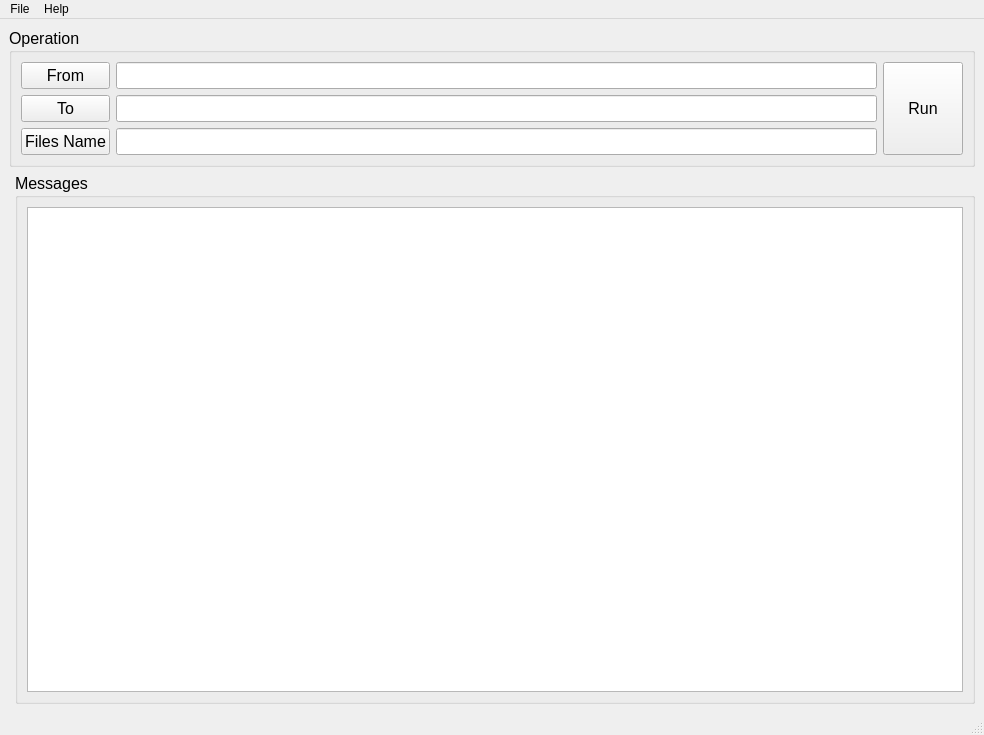
<?xml version="1.0" encoding="UTF-8"?>
<ui version="4.0">
 <class>MainWindow</class>
 <widget class="QMainWindow" name="MainWindow">
  <property name="geometry">
   <rect>
    <x>0</x>
    <y>0</y>
    <width>984</width>
    <height>735</height>
   </rect>
  </property>
  <property name="windowTitle">
   <string>操作界面</string>
  </property>
  <property name="windowIcon">
   <iconset>
    <normaloff>:/ch.ico</normaloff>:/ch.ico</iconset>
  </property>
  <property name="statusTip">
   <string>作者：Frank Chen</string>
  </property>
  <widget class="QWidget" name="centralwidget">
   <layout class="QGridLayout" name="gridLayout_3">
    <item row="0" column="0" colspan="2">
     <widget class="QGroupBox" name="groupBox">
      <property name="font">
       <font>
        <pointsize>12</pointsize>
       </font>
      </property>
      <property name="title">
       <string>Operation</string>
      </property>
      <layout class="QGridLayout" name="gridLayout">
       <item row="0" column="1">
        <widget class="QLineEdit" name="lineEdit"/>
       </item>
       <item row="1" column="1">
        <widget class="QLineEdit" name="lineEdit_2"/>
       </item>
       <item row="0" column="0">
        <widget class="QPushButton" name="pushButton">
         <property name="text">
          <string>From</string>
         </property>
        </widget>
       </item>
       <item row="1" column="0">
        <widget class="QPushButton" name="pushButton_2">
         <property name="text">
          <string>To</string>
         </property>
        </widget>
       </item>
       <item row="2" column="0">
        <widget class="QPushButton" name="pushButton_4">
         <property name="text">
          <string>Files Name</string>
         </property>
        </widget>
       </item>
       <item row="2" column="1">
        <widget class="QLineEdit" name="lineEdit_3"/>
       </item>
       <item row="0" column="2" rowspan="3">
        <widget class="QPushButton" name="pushButton_3">
         <property name="sizePolicy">
          <sizepolicy hsizetype="Fixed" vsizetype="Expanding">
           <horstretch>0</horstretch>
           <verstretch>0</verstretch>
          </sizepolicy>
         </property>
         <property name="text">
          <string>Run</string>
         </property>
        </widget>
       </item>
      </layout>
     </widget>
    </item>
    <item row="1" column="0">
     <layout class="QVBoxLayout" name="verticalLayout"/>
    </item>
    <item row="2" column="1">
     <widget class="QGroupBox" name="groupBox_2">
      <property name="font">
       <font>
        <pointsize>12</pointsize>
       </font>
      </property>
      <property name="title">
       <string>Messages</string>
      </property>
      <layout class="QGridLayout" name="gridLayout_2">
       <item row="0" column="0">
        <widget class="QTextBrowser" name="textBrowser"/>
       </item>
      </layout>
     </widget>
    </item>
   </layout>
  </widget>
  <widget class="QMenuBar" name="menubar">
   <property name="geometry">
    <rect>
     <x>0</x>
     <y>0</y>
     <width>984</width>
     <height>23</height>
    </rect>
   </property>
   <widget class="QMenu" name="menu">
    <property name="title">
     <string>File</string>
    </property>
    <addaction name="actionEdit"/>
    <addaction name="actionExport"/>
    <addaction name="actionImport"/>
    <addaction name="separator"/>
    <addaction name="actionExit"/>
    <addaction name="separator"/>
   </widget>
   <widget class="QMenu" name="menuHelp">
    <property name="title">
     <string>Help</string>
    </property>
    <addaction name="actionHelp"/>
    <addaction name="separator"/>
    <addaction name="actionAuthor"/>
   </widget>
   <addaction name="menu"/>
   <addaction name="menuHelp"/>
  </widget>
  <widget class="QStatusBar" name="statusbar"/>
  <action name="actionExport">
   <property name="icon">
    <iconset>
     <normaloff>../../../Users/chen-fr/.designer/backup/icon/export.png</normaloff>
     <normalon>:/export.png</normalon>
     <disabledoff>:/export.png</disabledoff>
     <disabledon>:/export.png</disabledon>
     <activeoff>:/export.png</activeoff>
     <activeon>:/export.png</activeon>
     <selectedoff>:/export.png</selectedoff>
     <selectedon>:/export.png</selectedon>../../../Users/chen-fr/.designer/backup/icon/export.png</iconset>
   </property>
   <property name="text">
    <string>Export</string>
   </property>
   <property name="toolTip">
    <string>Export</string>
   </property>
   <property name="statusTip">
    <string>导出默认配置信息，可在用户桌面config文件夹中查看</string>
   </property>
   <property name="font">
    <font>
     <pointsize>12</pointsize>
    </font>
   </property>
   <property name="iconVisibleInMenu">
    <bool>true</bool>
   </property>
  </action>
  <action name="actionExit">
   <property name="icon">
    <iconset>
     <normaloff>../../../Users/chen-fr/.designer/backup/icon/exit.png</normaloff>
     <normalon>:/exit.png</normalon>
     <disabledoff>:/exit.png</disabledoff>
     <disabledon>:/exit.png</disabledon>
     <activeoff>:/exit.png</activeoff>
     <activeon>:/exit.png</activeon>
     <selectedoff>:/exit.png</selectedoff>
     <selectedon>:/exit.png</selectedon>../../../Users/chen-fr/.designer/backup/icon/exit.png</iconset>
   </property>
   <property name="text">
    <string>Exit</string>
   </property>
   <property name="statusTip">
    <string>退出程序</string>
   </property>
  </action>
  <action name="actionImport">
   <property name="icon">
    <iconset>
     <normaloff>../../../Users/chen-fr/.designer/backup/icon/import.png</normaloff>
     <normalon>:/import.png</normalon>
     <disabledoff>:/import.png</disabledoff>
     <disabledon>:/import.png</disabledon>
     <activeoff>:/import.png</activeoff>
     <activeon>:/import.png</activeon>
     <selectedoff>:/import.png</selectedoff>
     <selectedon>:/import.png</selectedon>../../../Users/chen-fr/.designer/backup/icon/import.png</iconset>
   </property>
   <property name="text">
    <string>Import</string>
   </property>
   <property name="statusTip">
    <string>导入配置文件，当配置文件修改时请使用，配置文件可在用户桌面config文件夹中找到</string>
   </property>
   <property name="font">
    <font>
     <pointsize>12</pointsize>
    </font>
   </property>
   <property name="iconVisibleInMenu">
    <bool>true</bool>
   </property>
  </action>
  <action name="actionHelp">
   <property name="icon">
    <iconset>
     <normaloff>../../../Users/chen-fr/.designer/backup/icon/help.png</normaloff>
     <normalon>:/help.png</normalon>
     <disabledoff>:/help.png</disabledoff>
     <disabledon>:/help.png</disabledon>
     <activeoff>:/help.png</activeoff>
     <activeon>:/help.png</activeon>
     <selectedoff>:/help.png</selectedoff>
     <selectedon>:/help.png</selectedon>../../../Users/chen-fr/.designer/backup/icon/help.png</iconset>
   </property>
   <property name="text">
    <string>Help</string>
   </property>
   <property name="statusTip">
    <string>帮助提示</string>
   </property>
  </action>
  <action name="actionAuthor">
   <property name="icon">
    <iconset>
     <normaloff>../../../Users/chen-fr/.designer/backup/icon/author.png</normaloff>
     <normalon>../../../Users/chen-fr/.designer/backup/icon/author.png</normalon>
     <disabledoff>../../../Users/chen-fr/.designer/backup/icon/author.png</disabledoff>
     <disabledon>../../../Users/chen-fr/.designer/backup/icon/author.png</disabledon>
     <activeoff>../../../Users/chen-fr/.designer/backup/icon/author.png</activeoff>
     <activeon>../../../Users/chen-fr/.designer/backup/icon/author.png</activeon>
     <selectedoff>../../../Users/chen-fr/.designer/backup/icon/author.png</selectedoff>
     <selectedon>../../../Users/chen-fr/.designer/backup/icon/author.png</selectedon>../../../Users/chen-fr/.designer/backup/icon/author.png</iconset>
   </property>
   <property name="text">
    <string>Author</string>
   </property>
   <property name="statusTip">
    <string>关于作者</string>
   </property>
  </action>
  <action name="actionEdit">
   <property name="text">
    <string>Edit</string>
   </property>
  </action>
 </widget>
 <resources/>
 <connections/>
</ui>
